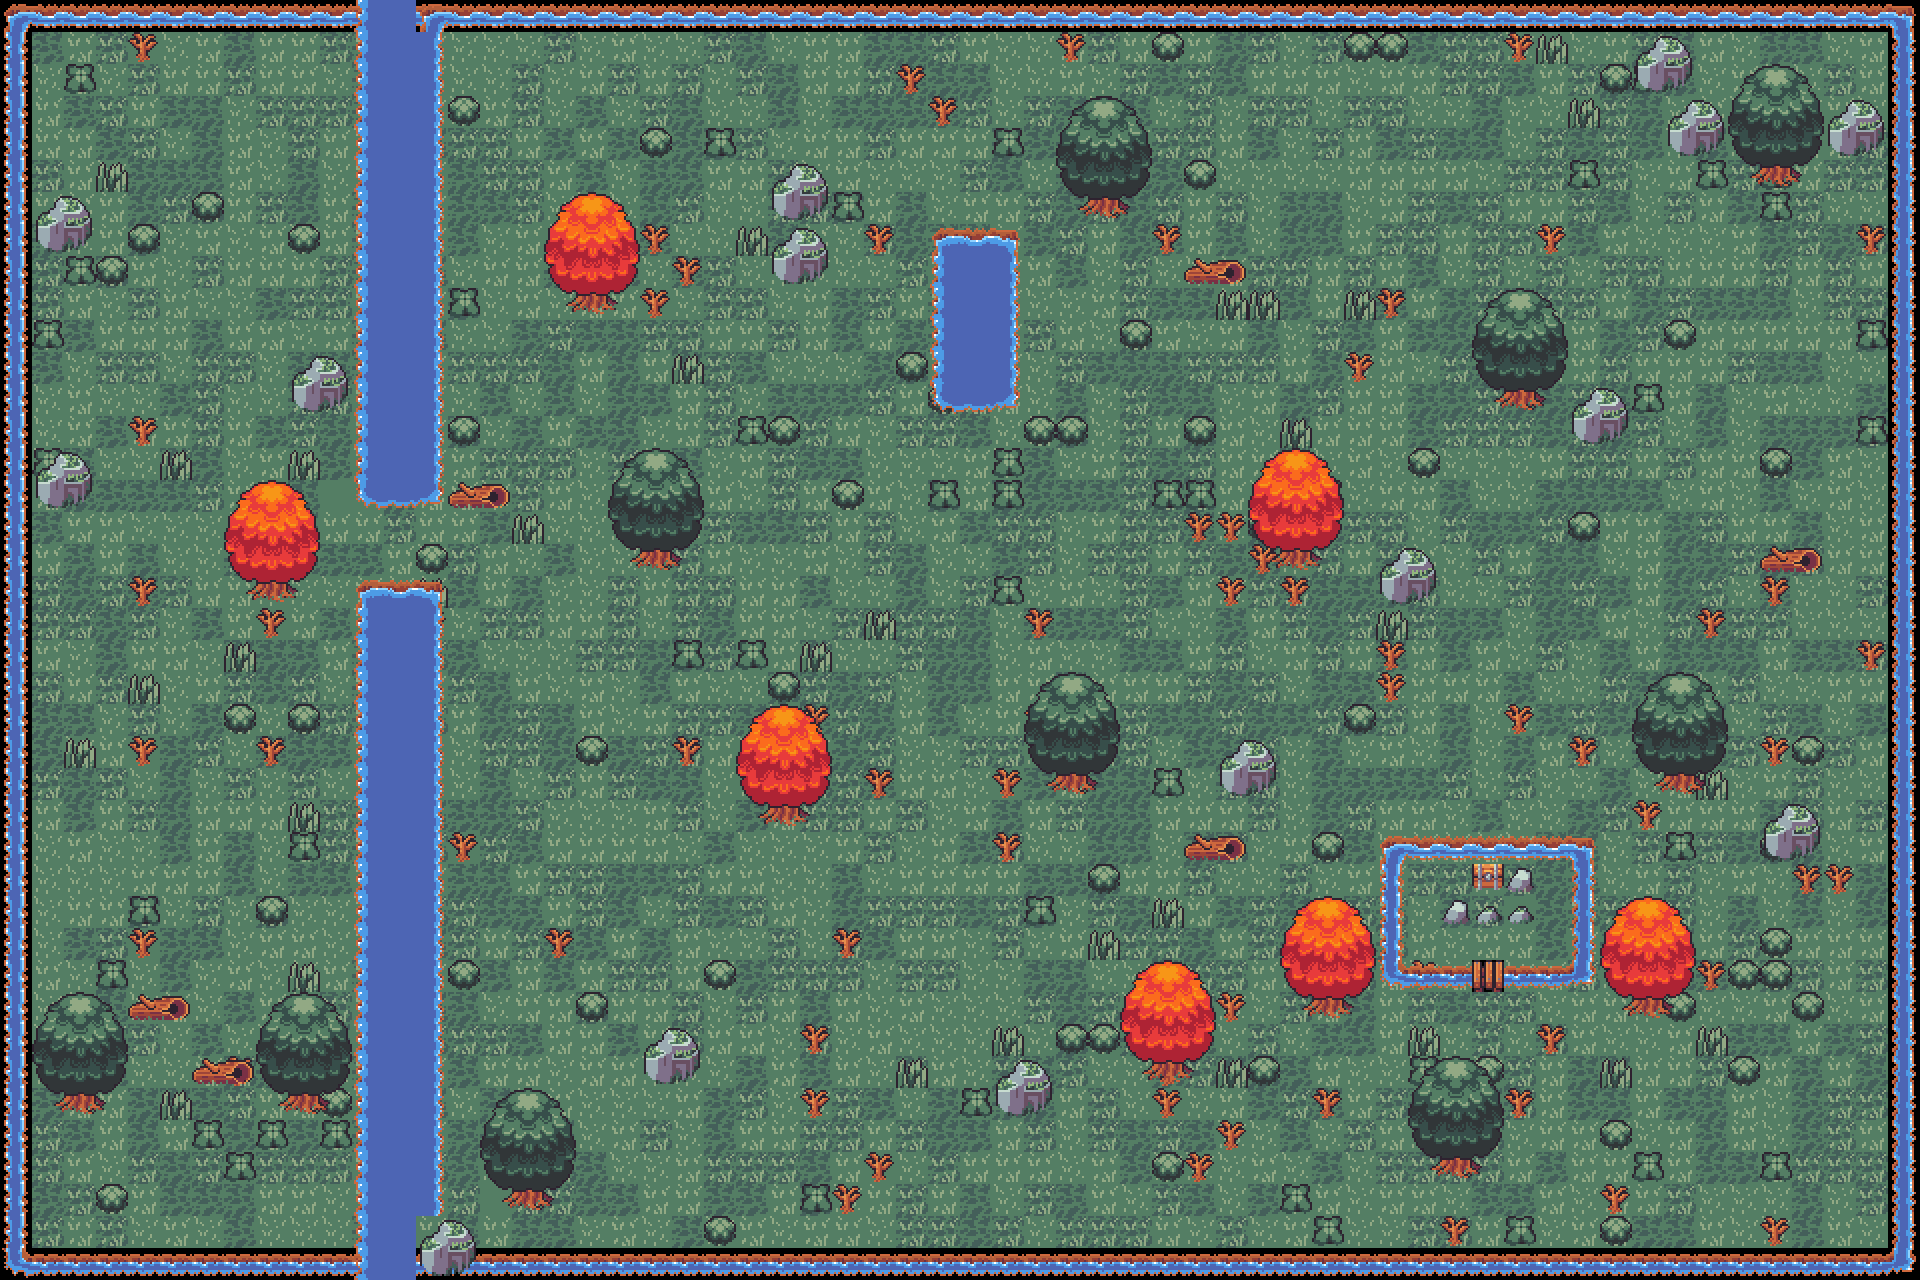

Tiled map render using the project's own tile images. Description and the map definition, with tile-layer contents summarised, below:
An orthogonal 60x40 tile map with 32x32 px tiles, 4 tile layers (grass, plants, water, rocks), 5 tilesets and 4 objects.

<map version="1.9" tiledversion="1.9.2" orientation="orthogonal" renderorder="right-down" width="60" height="40" tilewidth="32" tileheight="32" infinite="0" nextlayerid="6" nextobjectid="6">
 <tileset firstgid="1" source="RPG.tsx" />
 <tileset firstgid="391" source="city.tsx" />
 <tileset firstgid="392" source="spacestation.tsx" />
 <tileset firstgid="393" source="quarry.tsx" />
 <tileset firstgid="394" source="cave.tsx" />
 <layer id="1" name="grass" width="60" height="40">
  <data>[2400 cells, 2400 non-empty, 14 distinct tile ids]</data>
 </layer>
 <layer id="4" name="plants" width="60" height="40">
  <data>[2400 cells, 2161 non-empty, 8 distinct tile ids]</data>
 </layer>
 <layer id="2" name="water" width="60" height="40">
  <data>[2400 cells, 342 non-empty, 21 distinct tile ids]</data>
 </layer>
 <layer id="3" name="rocks" width="60" height="40">
  <data>[2400 cells, 281 non-empty, 34 distinct tile ids]</data>
 </layer>
 <objectgroup id="5" name="objects">
  <object id="1" gid="391" x="36" y="1249.33" width="128" height="128" />
  <object id="2" gid="392" x="206.667" y="164" width="128" height="128" />
  <object id="4" gid="393" x="1313.33" y="189.333" width="128" height="128" />
  <object id="5" gid="394" x="1730.67" y="1217.33" width="128" height="128" />
 </objectgroup>
</map>
